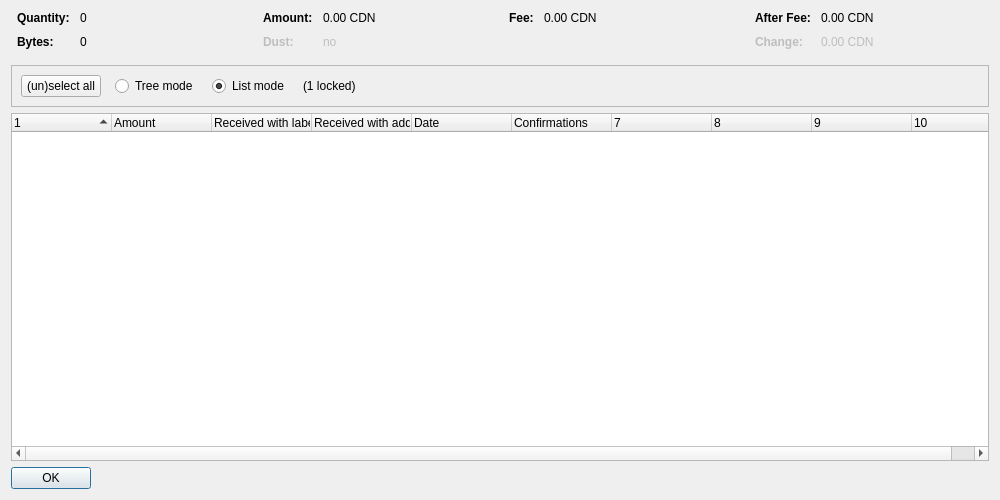
<?xml version="1.0" encoding="UTF-8"?>
<ui version="4.0">
 <class>CoinControlDialog</class>
 <widget class="QDialog" name="CoinControlDialog">
  <property name="geometry">
   <rect>
    <x>0</x>
    <y>0</y>
    <width>1000</width>
    <height>500</height>
   </rect>
  </property>
  <property name="windowTitle">
   <string>Coin Selection</string>
  </property>
  <layout class="QVBoxLayout" name="verticalLayout">
   <item>
    <layout class="QHBoxLayout" name="horizontalLayoutTop" stretch="0,0,0,0">
     <property name="topMargin">
      <number>0</number>
     </property>
     <property name="bottomMargin">
      <number>10</number>
     </property>
     <item>
      <layout class="QFormLayout" name="formLayoutCoinControl1">
       <property name="horizontalSpacing">
        <number>10</number>
       </property>
       <property name="verticalSpacing">
        <number>10</number>
       </property>
       <property name="leftMargin">
        <number>6</number>
       </property>
       <property name="rightMargin">
        <number>6</number>
       </property>
       <item row="0" column="0">
        <widget class="QLabel" name="labelCoinControlQuantityText">
         <property name="font">
          <font>
           <weight>75</weight>
           <bold>true</bold>
          </font>
         </property>
         <property name="text">
          <string>Quantity:</string>
         </property>
        </widget>
       </item>
       <item row="0" column="1">
        <widget class="QLabel" name="labelCoinControlQuantity">
         <property name="cursor">
          <cursorShape>IBeamCursor</cursorShape>
         </property>
         <property name="contextMenuPolicy">
          <enum>Qt::ActionsContextMenu</enum>
         </property>
         <property name="text">
          <string notr="true">0</string>
         </property>
         <property name="textInteractionFlags">
          <set>Qt::LinksAccessibleByMouse|Qt::TextSelectableByKeyboard|Qt::TextSelectableByMouse</set>
         </property>
        </widget>
       </item>
       <item row="1" column="0">
        <widget class="QLabel" name="labelCoinControlBytesText">
         <property name="font">
          <font>
           <weight>75</weight>
           <bold>true</bold>
          </font>
         </property>
         <property name="text">
          <string>Bytes:</string>
         </property>
        </widget>
       </item>
       <item row="1" column="1">
        <widget class="QLabel" name="labelCoinControlBytes">
         <property name="cursor">
          <cursorShape>IBeamCursor</cursorShape>
         </property>
         <property name="contextMenuPolicy">
          <enum>Qt::ActionsContextMenu</enum>
         </property>
         <property name="text">
          <string notr="true">0</string>
         </property>
         <property name="textInteractionFlags">
          <set>Qt::LinksAccessibleByMouse|Qt::TextSelectableByKeyboard|Qt::TextSelectableByMouse</set>
         </property>
        </widget>
       </item>
      </layout>
     </item>
     <item>
      <layout class="QFormLayout" name="formLayoutCoinControl2">
       <property name="horizontalSpacing">
        <number>10</number>
       </property>
       <property name="verticalSpacing">
        <number>10</number>
       </property>
       <property name="leftMargin">
        <number>6</number>
       </property>
       <property name="rightMargin">
        <number>6</number>
       </property>
       <item row="0" column="0">
        <widget class="QLabel" name="labelCoinControlAmountText">
         <property name="font">
          <font>
           <weight>75</weight>
           <bold>true</bold>
          </font>
         </property>
         <property name="text">
          <string>Amount:</string>
         </property>
        </widget>
       </item>
       <item row="0" column="1">
        <widget class="QLabel" name="labelCoinControlAmount">
         <property name="cursor">
          <cursorShape>IBeamCursor</cursorShape>
         </property>
         <property name="contextMenuPolicy">
          <enum>Qt::ActionsContextMenu</enum>
         </property>
         <property name="text">
          <string notr="true">0.00 CDN</string>
         </property>
         <property name="textInteractionFlags">
          <set>Qt::LinksAccessibleByMouse|Qt::TextSelectableByKeyboard|Qt::TextSelectableByMouse</set>
         </property>
        </widget>
       </item>
       <item row="1" column="0">
        <widget class="QLabel" name="labelCoinControlLowOutputText">
         <property name="enabled">
          <bool>false</bool>
         </property>
         <property name="font">
          <font>
           <weight>75</weight>
           <bold>true</bold>
          </font>
         </property>
         <property name="text">
          <string>Dust:</string>
         </property>
        </widget>
       </item>
       <item row="1" column="1">
        <widget class="QLabel" name="labelCoinControlLowOutput">
         <property name="enabled">
          <bool>false</bool>
         </property>
         <property name="cursor">
          <cursorShape>IBeamCursor</cursorShape>
         </property>
         <property name="contextMenuPolicy">
          <enum>Qt::ActionsContextMenu</enum>
         </property>
         <property name="text">
          <string notr="true">no</string>
         </property>
         <property name="textInteractionFlags">
          <set>Qt::LinksAccessibleByMouse|Qt::TextSelectableByKeyboard|Qt::TextSelectableByMouse</set>
         </property>
        </widget>
       </item>
      </layout>
     </item>
     <item>
      <layout class="QFormLayout" name="formLayoutCoinControl3">
       <property name="horizontalSpacing">
        <number>10</number>
       </property>
       <property name="verticalSpacing">
        <number>10</number>
       </property>
       <property name="leftMargin">
        <number>6</number>
       </property>
       <property name="rightMargin">
        <number>6</number>
       </property>
       <item row="0" column="0">
        <widget class="QLabel" name="labelCoinControlFeeText">
         <property name="font">
          <font>
           <weight>75</weight>
           <bold>true</bold>
          </font>
         </property>
         <property name="text">
          <string>Fee:</string>
         </property>
        </widget>
       </item>
       <item row="0" column="1">
        <widget class="QLabel" name="labelCoinControlFee">
         <property name="cursor">
          <cursorShape>IBeamCursor</cursorShape>
         </property>
         <property name="contextMenuPolicy">
          <enum>Qt::ActionsContextMenu</enum>
         </property>
         <property name="text">
          <string notr="true">0.00 CDN</string>
         </property>
         <property name="textInteractionFlags">
          <set>Qt::LinksAccessibleByMouse|Qt::TextSelectableByKeyboard|Qt::TextSelectableByMouse</set>
         </property>
        </widget>
       </item>
      </layout>
     </item>
     <item>
      <layout class="QFormLayout" name="formLayoutCoinControl4">
       <property name="horizontalSpacing">
        <number>10</number>
       </property>
       <property name="verticalSpacing">
        <number>10</number>
       </property>
       <property name="leftMargin">
        <number>6</number>
       </property>
       <property name="rightMargin">
        <number>6</number>
       </property>
       <item row="0" column="0">
        <widget class="QLabel" name="labelCoinControlAfterFeeText">
         <property name="font">
          <font>
           <weight>75</weight>
           <bold>true</bold>
          </font>
         </property>
         <property name="text">
          <string>After Fee:</string>
         </property>
        </widget>
       </item>
       <item row="0" column="1">
        <widget class="QLabel" name="labelCoinControlAfterFee">
         <property name="cursor">
          <cursorShape>IBeamCursor</cursorShape>
         </property>
         <property name="contextMenuPolicy">
          <enum>Qt::ActionsContextMenu</enum>
         </property>
         <property name="text">
          <string notr="true">0.00 CDN</string>
         </property>
         <property name="textInteractionFlags">
          <set>Qt::LinksAccessibleByMouse|Qt::TextSelectableByKeyboard|Qt::TextSelectableByMouse</set>
         </property>
        </widget>
       </item>
       <item row="1" column="0">
        <widget class="QLabel" name="labelCoinControlChangeText">
         <property name="enabled">
          <bool>false</bool>
         </property>
         <property name="font">
          <font>
           <weight>75</weight>
           <bold>true</bold>
          </font>
         </property>
         <property name="text">
          <string>Change:</string>
         </property>
        </widget>
       </item>
       <item row="1" column="1">
        <widget class="QLabel" name="labelCoinControlChange">
         <property name="enabled">
          <bool>false</bool>
         </property>
         <property name="cursor">
          <cursorShape>IBeamCursor</cursorShape>
         </property>
         <property name="contextMenuPolicy">
          <enum>Qt::ActionsContextMenu</enum>
         </property>
         <property name="text">
          <string notr="true">0.00 CDN</string>
         </property>
         <property name="textInteractionFlags">
          <set>Qt::LinksAccessibleByMouse|Qt::TextSelectableByKeyboard|Qt::TextSelectableByMouse</set>
         </property>
        </widget>
       </item>
      </layout>
     </item>
    </layout>
   </item>
   <item>
    <widget class="QFrame" name="frame">
     <property name="minimumSize">
      <size>
       <width>0</width>
       <height>40</height>
      </size>
     </property>
     <property name="frameShape">
      <enum>QFrame::StyledPanel</enum>
     </property>
     <property name="frameShadow">
      <enum>QFrame::Sunken</enum>
     </property>
     <layout class="QHBoxLayout" name="horizontalLayout">
      <item>
       <layout class="QHBoxLayout" name="horizontalLayoutPanel" stretch="0,0,0,0,0">
        <property name="spacing">
         <number>14</number>
        </property>
        <item>
         <widget class="QPushButton" name="pushButtonSelectAll">
          <property name="sizePolicy">
           <sizepolicy hsizetype="Maximum" vsizetype="Fixed">
            <horstretch>0</horstretch>
            <verstretch>0</verstretch>
           </sizepolicy>
          </property>
          <property name="text">
           <string>(un)select all</string>
          </property>
          <property name="autoDefault">
           <bool>false</bool>
          </property>
         </widget>
        </item>
        <item>
         <widget class="QRadioButton" name="radioTreeMode">
          <property name="sizePolicy">
           <sizepolicy hsizetype="Maximum" vsizetype="Fixed">
            <horstretch>0</horstretch>
            <verstretch>0</verstretch>
           </sizepolicy>
          </property>
          <property name="text">
           <string>Tree mode</string>
          </property>
         </widget>
        </item>
        <item>
         <widget class="QRadioButton" name="radioListMode">
          <property name="sizePolicy">
           <sizepolicy hsizetype="Maximum" vsizetype="Fixed">
            <horstretch>0</horstretch>
            <verstretch>0</verstretch>
           </sizepolicy>
          </property>
          <property name="text">
           <string>List mode</string>
          </property>
          <property name="checked">
           <bool>true</bool>
          </property>
         </widget>
        </item>
        <item>
         <widget class="QLabel" name="labelLocked">
          <property name="text">
           <string notr="true">(1 locked)</string>
          </property>
         </widget>
        </item>
        <item>
         <spacer name="horizontalSpacer">
          <property name="orientation">
           <enum>Qt::Horizontal</enum>
          </property>
          <property name="sizeHint" stdset="0">
           <size>
            <width>40</width>
            <height>20</height>
           </size>
          </property>
         </spacer>
        </item>
       </layout>
      </item>
     </layout>
    </widget>
   </item>
   <item>
    <widget class="CoinControlTreeWidget" name="treeWidget">
     <property name="contextMenuPolicy">
      <enum>Qt::CustomContextMenu</enum>
     </property>
     <property name="sortingEnabled">
      <bool>false</bool>
     </property>
     <property name="columnCount">
      <number>10</number>
     </property>
     <attribute name="headerShowSortIndicator" stdset="0">
      <bool>true</bool>
     </attribute>
     <attribute name="headerStretchLastSection">
      <bool>false</bool>
     </attribute>
     <column>
      <property name="text">
       <string/>
      </property>
     </column>
     <column>
      <property name="text">
       <string>Amount</string>
      </property>
     </column>
     <column>
      <property name="text">
       <string>Received with label</string>
      </property>
     </column>
     <column>
      <property name="text">
       <string>Received with address</string>
      </property>
     </column>
     <column>
      <property name="text">
       <string>Date</string>
      </property>
     </column>
     <column>
      <property name="text">
       <string>Confirmations</string>
      </property>
      <property name="toolTip">
       <string>Confirmed</string>
      </property>
     </column>
     <column>
      <property name="text">
       <string/>
      </property>
     </column>
     <column>
      <property name="text">
       <string/>
      </property>
     </column>
     <column>
      <property name="text">
       <string/>
      </property>
     </column>
     <column>
      <property name="text">
       <string/>
      </property>
     </column>
    </widget>
   </item>
   <item>
    <widget class="QDialogButtonBox" name="buttonBox">
     <property name="sizePolicy">
      <sizepolicy hsizetype="Maximum" vsizetype="Fixed">
       <horstretch>0</horstretch>
       <verstretch>0</verstretch>
      </sizepolicy>
     </property>
     <property name="orientation">
      <enum>Qt::Horizontal</enum>
     </property>
     <property name="standardButtons">
      <set>QDialogButtonBox::Ok</set>
     </property>
    </widget>
   </item>
  </layout>
 </widget>
 <customwidgets>
  <customwidget>
   <class>CoinControlTreeWidget</class>
   <extends>QTreeWidget</extends>
   <header>qt/coincontroltreewidget.h</header>
  </customwidget>
 </customwidgets>
 <resources/>
 <connections/>
</ui>
